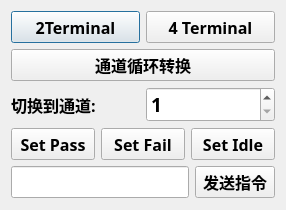
<?xml version="1.0" encoding="UTF-8"?>
<ui version="4.0">
 <class>clsSwitchBoxTest</class>
 <widget class="QDialog" name="clsSwitchBoxTest">
  <property name="geometry">
   <rect>
    <x>0</x>
    <y>0</y>
    <width>286</width>
    <height>210</height>
   </rect>
  </property>
  <property name="font">
   <font>
    <family>楷体</family>
    <pointsize>12</pointsize>
   </font>
  </property>
  <property name="windowTitle">
   <string>测试多通道控制箱</string>
  </property>
  <property name="styleSheet">
   <string notr="true">clsSwitchBoxTest
{
	background-color: rgb(144, 148, 248);
}</string>
  </property>
  <layout class="QVBoxLayout" name="verticalLayout">
   <item>
    <layout class="QHBoxLayout" name="horizontalLayout_4">
     <item>
      <widget class="QPushButton" name="btnChangeTerminal">
       <property name="minimumSize">
        <size>
         <width>0</width>
         <height>32</height>
        </size>
       </property>
       <property name="font">
        <font>
         <family>楷体</family>
         <pointsize>12</pointsize>
         <weight>75</weight>
         <bold>true</bold>
        </font>
       </property>
       <property name="text">
        <string>2Terminal</string>
       </property>
      </widget>
     </item>
     <item>
      <widget class="QPushButton" name="btnChangeTerminal4">
       <property name="minimumSize">
        <size>
         <width>0</width>
         <height>32</height>
        </size>
       </property>
       <property name="font">
        <font>
         <family>楷体</family>
         <pointsize>12</pointsize>
         <weight>75</weight>
         <bold>true</bold>
        </font>
       </property>
       <property name="text">
        <string>4 Terminal</string>
       </property>
      </widget>
     </item>
    </layout>
   </item>
   <item>
    <widget class="QPushButton" name="btnLoop">
     <property name="minimumSize">
      <size>
       <width>0</width>
       <height>32</height>
      </size>
     </property>
     <property name="font">
      <font>
       <family>楷体</family>
       <pointsize>12</pointsize>
       <weight>75</weight>
       <bold>true</bold>
      </font>
     </property>
     <property name="text">
      <string>通道循环转换</string>
     </property>
     <property name="checkable">
      <bool>true</bool>
     </property>
    </widget>
   </item>
   <item>
    <layout class="QHBoxLayout" name="horizontalLayout">
     <item>
      <widget class="QLabel" name="label">
       <property name="font">
        <font>
         <family>楷体</family>
         <pointsize>12</pointsize>
         <weight>75</weight>
         <bold>true</bold>
        </font>
       </property>
       <property name="text">
        <string>切换到通道:</string>
       </property>
      </widget>
     </item>
     <item>
      <widget class="QSpinBox" name="txtChannel">
       <property name="minimumSize">
        <size>
         <width>0</width>
         <height>32</height>
        </size>
       </property>
       <property name="font">
        <font>
         <family>楷体</family>
         <pointsize>14</pointsize>
         <weight>75</weight>
         <bold>true</bold>
        </font>
       </property>
       <property name="minimum">
        <number>1</number>
       </property>
       <property name="maximum">
        <number>20</number>
       </property>
      </widget>
     </item>
    </layout>
   </item>
   <item>
    <layout class="QHBoxLayout" name="horizontalLayout_3">
     <item>
      <widget class="QPushButton" name="btnSetPass">
       <property name="minimumSize">
        <size>
         <width>0</width>
         <height>32</height>
        </size>
       </property>
       <property name="font">
        <font>
         <family>楷体</family>
         <pointsize>12</pointsize>
         <weight>75</weight>
         <bold>true</bold>
        </font>
       </property>
       <property name="text">
        <string>Set Pass</string>
       </property>
      </widget>
     </item>
     <item>
      <widget class="QPushButton" name="btnSetFail">
       <property name="minimumSize">
        <size>
         <width>0</width>
         <height>32</height>
        </size>
       </property>
       <property name="font">
        <font>
         <family>楷体</family>
         <pointsize>12</pointsize>
         <weight>75</weight>
         <bold>true</bold>
        </font>
       </property>
       <property name="text">
        <string>Set Fail</string>
       </property>
      </widget>
     </item>
     <item>
      <widget class="QPushButton" name="btnSetIdel">
       <property name="minimumSize">
        <size>
         <width>0</width>
         <height>32</height>
        </size>
       </property>
       <property name="font">
        <font>
         <family>楷体</family>
         <pointsize>12</pointsize>
         <weight>75</weight>
         <bold>true</bold>
        </font>
       </property>
       <property name="text">
        <string>Set Idle</string>
       </property>
      </widget>
     </item>
    </layout>
   </item>
   <item>
    <layout class="QHBoxLayout" name="horizontalLayout_2">
     <item>
      <widget class="QLineEdit" name="txtCommand">
       <property name="minimumSize">
        <size>
         <width>0</width>
         <height>32</height>
        </size>
       </property>
       <property name="font">
        <font>
         <family>楷体</family>
         <pointsize>12</pointsize>
         <weight>75</weight>
         <bold>true</bold>
        </font>
       </property>
      </widget>
     </item>
     <item>
      <widget class="QPushButton" name="btnSendCommand">
       <property name="minimumSize">
        <size>
         <width>0</width>
         <height>32</height>
        </size>
       </property>
       <property name="font">
        <font>
         <family>楷体</family>
         <pointsize>12</pointsize>
         <weight>75</weight>
         <bold>true</bold>
        </font>
       </property>
       <property name="text">
        <string>发送指令</string>
       </property>
      </widget>
     </item>
    </layout>
   </item>
  </layout>
 </widget>
 <resources/>
 <connections/>
</ui>
